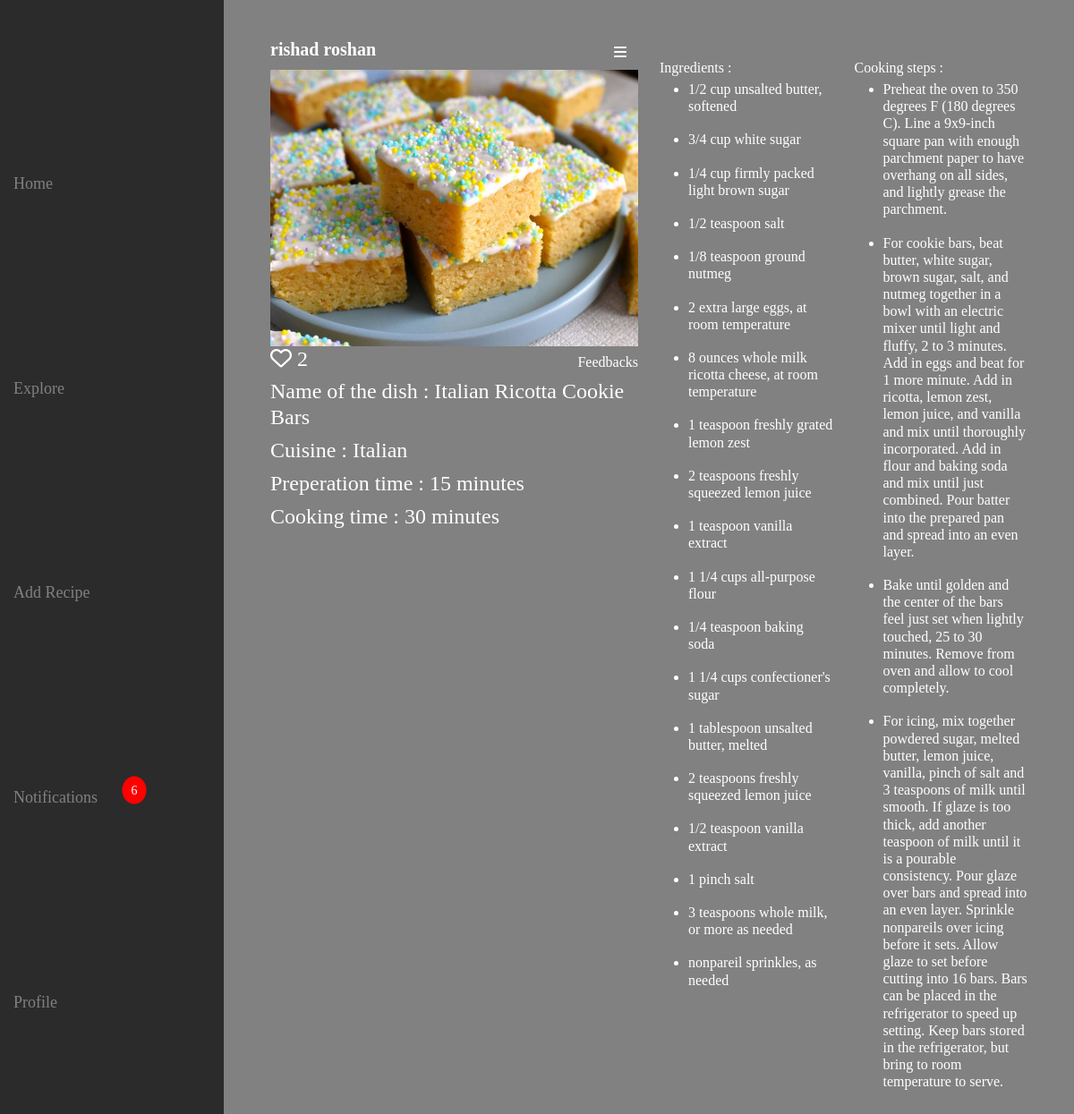
The page /dish/6 (signed in) on the database its author committed.
### app/models.py (models this page shows)
class Dish(models.Model):
    user=models.ForeignKey(User,on_delete=models.CASCADE)
    name=models.TextField()
    img=models.FileField()
    cuisine=models.TextField()
    prep=models.IntegerField()
    cook=models.IntegerField()
    likes=models.IntegerField()

class Ingredients(models.Model):
    dish=models.ForeignKey(Dish, on_delete=models.CASCADE)
    item=models.TextField()

class Cooking(models.Model):
    dish=models.ForeignKey(Dish, on_delete=models.CASCADE)
    steps=models.TextField()

### app/views.py (the view)
# urls.py: path('dish/<pid>',views.dish),
def dish(req,pid):
    if 'user' in req.session:
        user=User.objects.get(username=req.session['user'])
        dish=Dish.objects.get(pk=pid)
        ingr=Ingredients.objects.all()
        cook=Cooking.objects.all()
        like=Like.objects.all()
        save=Saved.objects.all()
        liked_dishes = [like.dish.pk for like in like if like.user.pk == user.pk]
        saved_dishes = [save.dish.pk for save in save if save.user.pk == user.pk]
        unread_count = Notification.objects.filter(user=user, read=False).count()
        return render(req,'dish.html',{'data':dish,'ingr':ingr,'cook':cook,'like':like,'liked_dishes':liked_dishes,'saved_dishes':saved_dishes,'unread_count':unread_count})
    else:
        return redirect(shop_login)

### templates/dish.html (shortened to what this page needs)
<!DOCTYPE html>
<html lang="en">
<head>
    {% load static %}
    <link rel="stylesheet" href="https://cdnjs.cloudflare.com/ajax/libs/font-awesome/6.7.2/css/all.min.css"
 />
    <link href="https://cdn.jsdelivr.net/npm/bootstrap@5.3.3/dist/css/bootstrap.min.css" rel="stylesheet">
    <link rel="stylesheet" href="{% static 'css/style.css' %}">
</head>
<body>
    <div id="sidebar" class="sidebar">
        <a href="../userHome"><span>Home</span></a>
        <a href="../explore"><span>Explore</span></a>
        <a href="../addRecipe"><span>Add Recipe</span></a>
        <div class="notification">
            <a href="../notifications"><span>Notifications</span></a>
            {% if unread_count > 0 %}
            <span class="notification-badge">{{ unread_count }}</span>
            {% endif %}
        </div>
        <a href="../profile"><span>Profile</span></a>
    </div>
    <div class="container-fluid main">
        <div class="post row">
            <div class="col-lg-6 dish">
                <div class="dishDet">
                    <div class="first" id="like-section"
                        style="display: flex; justify-content: space-between; align-items: center;">
                        <h5 style="display: inline;"><a href="../viewUserAdmin/{{data.user.pk}}"
                                class="viewUser">{{data.user.first_name}}</a></h5>
                                <div class="dropdown" style="display: inline;">
                                    <button type="button" class="btn" data-bs-toggle="dropdown" style="color: white;">
                                        <i class="fa-solid fa-bars"></i>
                                    </button>
                                </div>
                    </div>
                    <img src="{{data.img.url}}" alt="" class="dishImg" width="100%">
                    <div style="display: flex; justify-content: space-between; align-items: center;">
                        {% if data.pk in liked_dishes %}
                        <h4 style="display: inline;"><a class="like-button" href="../removeLike/{{ data.pk }}"><i
                                    class="fa-solid fa-heart redheart"></i></a> {{ data.likes }}</h4>
                        {% else %}
                        <h4 style="display: inline;"><a class="like-button" href="../addLike/{{ data.pk }}"><i
                                    class="fa-regular fa-heart normheart"></i></a> {{ data.likes }}</h4>
                        {% endif %}
                        <a href="../feedbacks/{{data.pk}}" style="display: inline;">Feedbacks</a>
                    </div>
                </div>
                <div class="dishDet dishDet2">
                    <h4>Name of the dish : {{data.name}}</h4>
                    <h4> Cuisine : {{data.cuisine}}</h4>
                    <h4> Preperation time : {{data.prep}} minutes</h4>
                    <h4> Cooking time : {{data.cook}} minutes</h4>
                </div>
            </div>
            <div class="col-lg-6 dishDet3">
                <div class="row">
                    <div class="col-lg-6 col-md-6">
                        Ingredients :
                        {% for j in ingr %}
                        {% if data.pk == j.dish.pk %}
                        <ul>
                            <li>
                                <h6>{{j.item}}</h6>
                            </li>
                        </ul>
                        {% endif %}
                        {% endfor %}
                    </div>
                    <div class="col-lg-6 col-md-6">
                        Cooking steps :
                        {% for j in cook %}
                        {% if data.pk == j.dish.pk %}
                        <ul>
                            <li>
                                <h6>{{j.steps}}</h6>
                            </li>
                        </ul>
                        {% endif %}
                        {% endfor %}
                    </div>
                </div>
            </div>
        </div>
    </div>
</body>
</html>

### static/css/style.css (style rules this page uses)
body { background-color: #818181; color: white; font-family: 'Rokkitt'; }
.sidebar { height: 100%; width: 250px; position: fixed; top: 0; left: 0; background-color: #111111c1; transition: 0.3s; z-index: 10; display: flex; flex-direction: column; justify-content:space-evenly; }
.sidebar a { padding: 10px 15px; text-decoration: none; font-size: 18px; color: #818181; display: block; transition: 0.3s; }
.main { padding: 0; padding-left: 250px; margin-bottom: 50px; }
.post { border-bottom: 1px solid white; padding: 40px; margin: 0; }
.normheart { color: white; }
.viewUser { text-decoration: none; color: white; font-weight: 700; }
#like-section,.first { display: inline-block; justify-content: space-between; }
.notification { position: relative; }
.notification-badge { background-color: red; color: white; border-radius: 50%; padding: 5px 10px; font-size: 14px; position: absolute; top: 15px; right: 100px; transform: translate(50%, -50%); z-index: 10; }
.dishDet3 { margin-top: 3vh; }
a { text-decoration: none; color: white; }
@media screen and (min-width: 501px) { .sidebar a span { display: none; } }
@media screen and (min-width: 501px) { .sidebar a span { display: inline; } }

### rows shown on the page
Dish: user.first_name "rishad roshan", img (picture), likes "2", name "Italian Ricotta Cookie Bars", cuisine "Italian", prep "15", cook "30"
Ingredients: item "1/2 cup unsalted butter, softened"
Ingredients: item "3/4 cup white sugar"
Ingredients: item "1/4 cup firmly packed light brown sugar"
Ingredients: item "1/2 teaspoon salt"
Ingredients: item "1/8 teaspoon ground nutmeg"
Ingredients: item "2 extra large eggs, at room temperature"
Ingredients: item "8 ounces whole milk ricotta cheese, at room temperature"
Ingredients: item "1 teaspoon freshly grated lemon zest"
Ingredients: item "2 teaspoons freshly squeezed lemon juice"
Ingredients: item "1 teaspoon vanilla extract"
Ingredients: item "1 1/4 cups all-purpose flour"
Ingredients: item "1/4 teaspoon baking soda"
Ingredients: item "1 1/4 cups confectioner's sugar"
Ingredients: item "1 tablespoon unsalted butter, melted"
Ingredients: item "2 teaspoons freshly squeezed lemon juice"
Ingredients: item "1/2 teaspoon vanilla extract"
Ingredients: item "1 pinch salt"
Ingredients: item "3 teaspoons whole milk, or more as needed"
Ingredients: item "nonpareil sprinkles, as needed"
Cooking: steps "Preheat the oven to 350 degrees F (180 degrees C). Line a 9x9-inch square pan with enough parchment paper to have overhang on all sides, and lightly grease the parchment."
Cooking: steps "For cookie bars, beat butter, white sugar, brown sugar, salt, and nutmeg together in a bowl with an electric mixer until light and fluffy, 2 to 3 minutes. Add in eggs and beat for 1 more minute. Add in ricotta, lemon zest, lemon juice, and vanilla and mix until thoroughly incorporated. Add in flour and baking soda and mix until just combined. Pour batter into the prepared pan and spread into an even layer."
Cooking: steps "Bake until golden and the center of the bars feel just set when lightly touched, 25 to 30 minutes. Remove from oven and allow to cool completely."
Cooking: steps "For icing, mix together powdered sugar, melted butter, lemon juice, vanilla, pinch of salt and 3 teaspoons of milk until smooth. If glaze is too thick, add another teaspoon of milk until it is a pourable consistency. Pour glaze over bars and spread into an even layer. Sprinkle nonpareils over icing before it sets. Allow glaze to set before cutting into 16 bars. Bars can be placed in the refrigerator to speed up setting. Keep bars stored in the refrigerator, but bring to room temperature to serve."

### other values the page prints
{{ unread_count }} "6"
